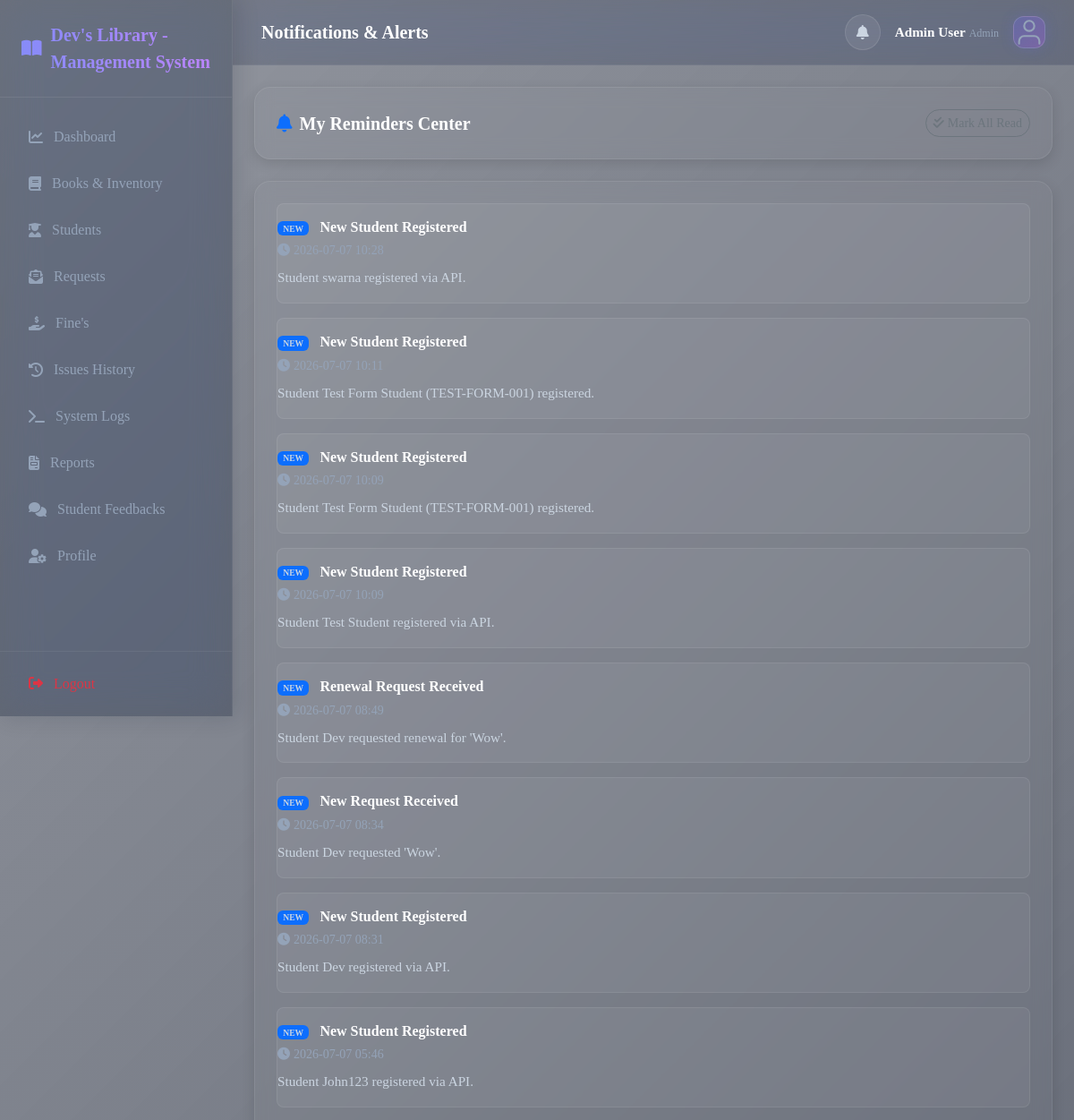
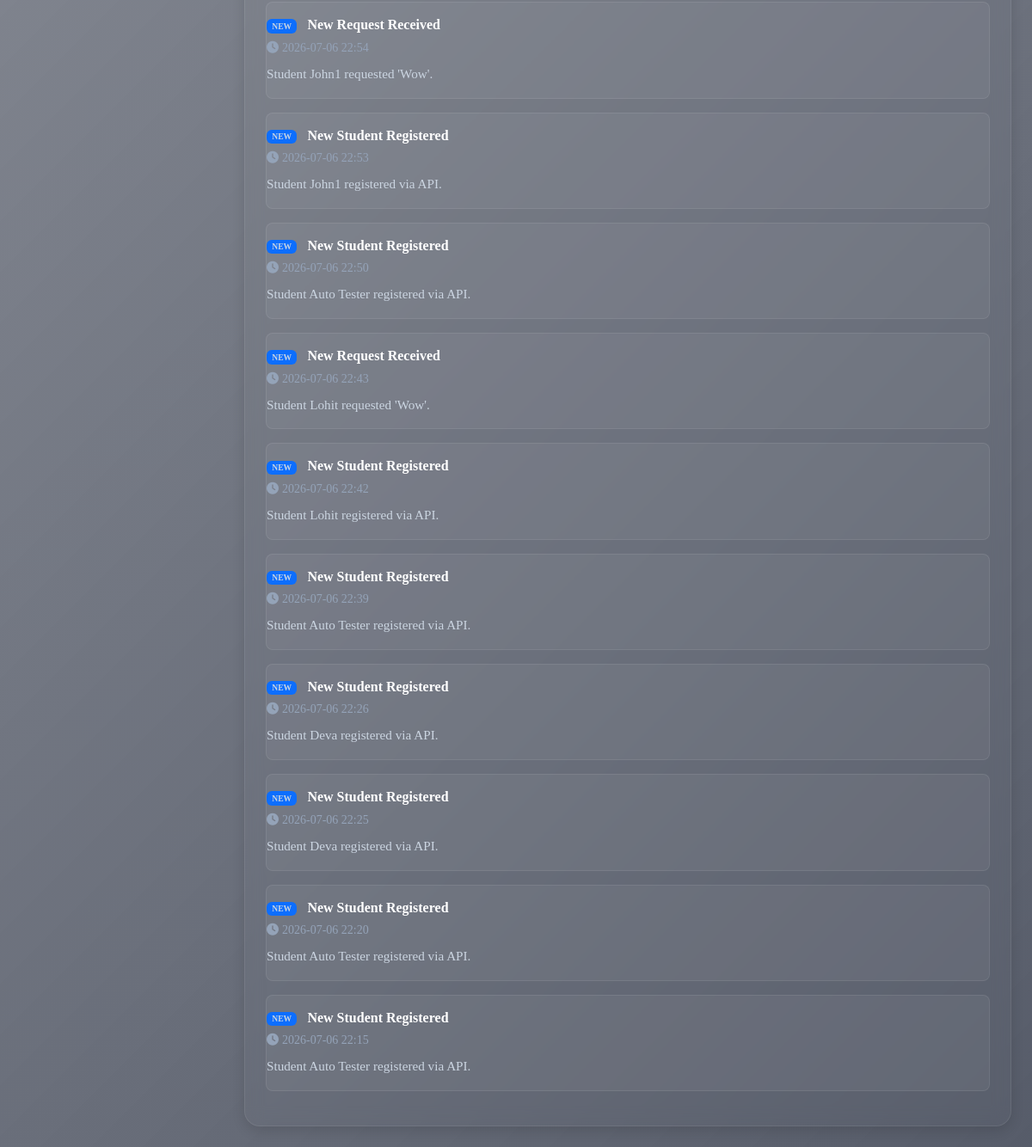
/notifications (signed in), run on the app's committed database (2 pictures, top to bottom).
### models.py (models this page shows, shortened)
class Admin(db.Model, UserMixin):
    __tablename__ = 'admins'
    id = db.Column(db.Integer, primary_key=True)
    full_name = db.Column(db.String(120), nullable=False)
    email = db.Column(db.String(120), unique=True, nullable=False)
    password_hash = db.Column(db.String(200), nullable=False)
    created_at = db.Column(db.DateTime, default=datetime.utcnow)
    image = db.Column(db.String(200), default='default-avatar.svg')
    @property
    def is_admin(self):
        return True
    @property
    def user_type(self):
        return 'Admin'

class Notification(db.Model):
    __tablename__ = 'notifications'
    id = db.Column(db.Integer, primary_key=True)
    student_id = db.Column(db.Integer, db.ForeignKey('students.id'), nullable=True)  # NULL means for Admin
    title = db.Column(db.String(180), nullable=False)
    message = db.Column(db.Text, nullable=False)
    is_read = db.Column(db.Boolean, default=False)
    created_at = db.Column(db.DateTime, default=datetime.utcnow)

### routes.py (the view)
@main.route('/notifications')
@login_required
def notifications():
    if current_user.is_admin:
        notes = Notification.query.filter_by(student_id=None).order_by(Notification.created_at.desc()).all()
    else:
        notes = Notification.query.filter_by(student_id=current_user.id).order_by(Notification.created_at.desc()).all()
    return render_template('notifications.html', notifications=notes)

### models.py (called while the page is built)
@login_manager.user_loader
def load_user(user_id):
    if not user_id:
        return None
    user_type, _, uid = user_id.partition(':')
    if not uid.isdigit():
        return None
    if user_type == 'student':
        return Student.query.get(int(uid))
    if user_type == 'admin':
        return Admin.query.get(int(uid))
    return None

### templates/notifications.html (shortened to what this page needs)
{% extends 'base.html' %}
{% block page_title %}Notifications & Alerts{% endblock %}
{% block content %}
<div class="card-glass p-4 mb-4">
  <div class="d-flex justify-content-between align-items-center">
    <h5 class="fw-bold m-0"><i class="fas fa-bell me-2 text-primary"></i>My Reminders Center</h5>
    {% if notifications %}
      <button id="mark-all-read-btn" class="btn btn-sm btn-outline-secondary rounded-pill">
        <i class="fas fa-check-double me-1"></i>Mark All Read
      </button>
    {% endif %}
  </div>
</div>
<div class="row">
  <div class="col-12">
    <div class="card-glass p-4">
      <div class="list-group list-group-flush">
        {% for notif in notifications %}
          <div class="list-group-item border-0 px-0 pb-3 mb-3 {% if not notif.is_read %}bg-light rounded-3 p-3{% endif %}" style="background: transparent;">
            <div class="d-flex justify-content-between align-items-start mb-2">
              <div>
                <h6 class="fw-bold mb-1 {% if not notif.is_read %}text-primary{% else %}text-dark{% endif %}">
                  {% if not notif.is_read %}
                    <span class="badge bg-primary me-2" style="font-size:0.6rem; vertical-align: middle;">NEW</span>
                  {% endif %}
                  {{ notif.title }}
                </h6>
                <small class="text-muted"><i class="fas fa-clock me-1"></i>{{ notif.created_at.strftime('%Y-%m-%d %H:%M') }}</small>
              </div>
            </div>
            <p class="m-0 text-secondary" style="font-size: 0.95rem; line-height: 1.5;">{{ notif.message }}</p>
          </div>
        {% else %}
          <div class="text-center py-5">
            <i class="fas fa-bell-slash fa-3x text-secondary mb-3"></i>
            <h5>All Caught Up!</h5>
            <p class="text-muted">You have no active notifications or reminders.</p>
          </div>
        {% endfor %}
      </div>
    </div>
  </div>
</div>
{% endblock %}

### templates/base.html (shortened to what this page needs)
<!DOCTYPE html>
<html lang="en">
<head>
  <link href="https://cdnjs.cloudflare.com/ajax/libs/font-awesome/6.4.0/css/all.min.css" rel="stylesheet" />
  <link href="https://cdnjs.cloudflare.com/ajax/libs/bootstrap/5.3.3/css/bootstrap.min.css" rel="stylesheet" />
  <link rel="stylesheet" href="{{ url_for('static', filename='css/app.css') }}" />
</head>
<body class="dashboard-page">
  <video autoplay loop muted playsinline class="bg-video">
    <source src="{{ url_for('static', filename='images/Video Libraray.mp4') }}" type="video/mp4">
  </video>
  <div class="app-wrapper">
    <aside class="sidebar">
      <div class="brand">
        <i class="fas fa-book-open"></i>
        <span> Dev's Library - Management System</span>
      </div>
      <ul class="sidebar-menu">
        {% if current_user.is_authenticated %}
        {% if current_user.is_admin %}
        <li class="{% if request.endpoint == 'main.dashboard' %}active{% endif %}">
          <a href="{{ url_for('main.dashboard') }}"><i class="fas fa-chart-line"></i> Dashboard</a>
        </li>
        <li class="{% if request.endpoint in ['main.books', 'main.add_book', 'main.edit_book'] %}active{% endif %}">
          <a href="{{ url_for('main.books') }}"><i class="fas fa-book"></i> Books & Inventory</a>
        </li>
        <li
          class="{% if request.endpoint in ['main.students_view', 'main.add_student', 'main.edit_student', 'main.student_history'] %}active{% endif %}">
          <a href="{{ url_for('main.students_view') }}"><i class="fas fa-user-graduate"></i> Students</a>
        </li>
        <li class="{% if request.endpoint == 'main.admin_requests' %}active{% endif %}">
          <a href="{{ url_for('main.admin_requests') }}">
            <i class="fas fa-envelope-open-text"></i> Requests
          </a>
        </li>
        <li class="{% if request.endpoint == 'main.fines_view' %}active{% endif %}">
          <a href="{{ url_for('main.fines_view') }}"><i class="fas fa-hand-holding-usd"></i> Fine's</a>
        </li>
        <li class="{% if request.endpoint == 'main.history' and not student_id %}active{% endif %}">
          <a href="{{ url_for('main.history') }}"><i class="fas fa-history"></i> Issues History</a>
        </li>
        <li class="{% if request.endpoint == 'main.logs_view' %}active{% endif %}">
          <a href="{{ url_for('main.logs_view') }}"><i class="fas fa-terminal"></i> System Logs</a>
        </li>
        <li class="{% if request.endpoint == 'main.reports_view' %}active{% endif %}">
          <a href="{{ url_for('main.reports_view') }}"><i class="fas fa-file-invoice"></i> Reports</a>
        </li>
        <li class="{% if request.endpoint == 'main.admin_feedback_view' %}active{% endif %}">
          <a href="{{ url_for('main.admin_feedback_view') }}"><i class="fas fa-comments"></i> Student Feedbacks</a>
        </li>
        <li class="{% if request.endpoint == 'main.profile' %}active{% endif %}">
          <a href="{{ url_for('main.profile') }}"><i class="fas fa-user-cog"></i> Profile</a>
        </li>
        {% endif %}
        {% endif %}
      </ul>
      <div class="sidebar-footer">
        <a href="{{ url_for('main.logout') }}" class="btn btn-outline-danger w-100 border-0 text-start ps-3 py-2">
          <i class="fas fa-sign-out-alt me-2"></i> Logout
        </a>
      </div>
    </aside>
    <main class="main-content">
      <nav class="top-navbar">
        <div class="d-flex align-items-center">
          <h1 class="page-title">
            {% block page_title %}Dashboard{% endblock %}
          </h1>
        </div>
        <div class="d-flex align-items-center gap-3">
          {% if current_user.is_authenticated %}
          <a href="{{ url_for('main.notifications') }}" class="btn btn-light position-relative p-2 rounded-circle"
            style="width:40px; height:40px;">
            <i class="fas fa-bell text-secondary"></i>
          </a>
          <div class="d-flex flex-column text-end d-none d-sm-block">
            <span class="fw-bold" style="font-size:0.95rem;">{{ current_user.full_name }}</span>
            <span class="text-muted" style="font-size:0.75rem;">{{ current_user.user_type }}</span>
          </div>
          <a href="{{ url_for('main.profile') }}">
            <img class="profile-avatar-circle"
              src="{{ url_for('static', filename='images/' + (current_user.image or 'default-avatar.svg')) }}"
              style="width:36px; height:36px; border-radius:12px; object-fit:cover; border: 1px solid rgba(255, 255, 255, 0.15); background: rgba(255,255,255,0.08);"
              alt="Avatar">
          </a>
          {% endif %}
        </div>
      </nav>
      <div class="container-fluid p-4">
        {% block content %}{% endblock %}
      </div>
    </main>
  </div>
</body>
</html>

### data on the page
Admin: full_name "Admin User", image (placeholder picture)
Notification: is_read "NEW", title "New Student Registered", message "Student swarna registered via API."
Notification: is_read "NEW", title "New Student Registered", message "Student Test Form Student (TEST-FORM-001) registered."
Notification: is_read "NEW", title "New Student Registered", message "Student Test Form Student (TEST-FORM-001) registered."
Notification: is_read "NEW", title "New Student Registered", created_at "2026-07-07 10:09", message "Student Test Student registered via API."
Notification: is_read "NEW", title "Renewal Request Received", created_at "2026-07-07 08:49", message "Student Dev requested renewal for 'Wow'."
Notification: is_read "NEW", title "New Request Received", created_at "2026-07-07 08:34", message "Student Dev requested 'Wow'."
Notification: is_read "NEW", title "New Student Registered", created_at "2026-07-07 08:31", message "Student Dev registered via API."
Notification: is_read "NEW", title "New Student Registered", created_at "2026-07-07 05:46", message "Student John123 registered via API."
Notification: is_read "NEW", title "New Request Received", created_at "2026-07-06 22:54", message "Student John1 requested 'Wow'."
Notification: is_read "NEW", title "New Student Registered", created_at "2026-07-06 22:53", message "Student John1 registered via API."
Notification: is_read "NEW", title "New Student Registered", created_at "2026-07-06 22:50", message "Student Auto Tester registered via API."
Notification: is_read "NEW", title "New Request Received", created_at "2026-07-06 22:43", message "Student Lohit requested 'Wow'."
Notification: is_read "NEW", title "New Student Registered", created_at "2026-07-06 22:42", message "Student Lohit registered via API."
Notification: is_read "NEW", title "New Student Registered", created_at "2026-07-06 22:39", message "Student Auto Tester registered via API."
Notification: is_read "NEW", title "New Student Registered", created_at "2026-07-06 22:26", message "Student Deva registered via API."
Notification: is_read "NEW", title "New Student Registered", created_at "2026-07-06 22:25", message "Student Deva registered via API."
Notification: is_read "NEW", title "New Student Registered", created_at "2026-07-06 22:20", message "Student Auto Tester registered via API."
Notification: is_read "NEW", title "New Student Registered", created_at "2026-07-06 22:15", message "Student Auto Tester registered via API."

### other printed values
{{ current_user.user_type }} "Admin"
